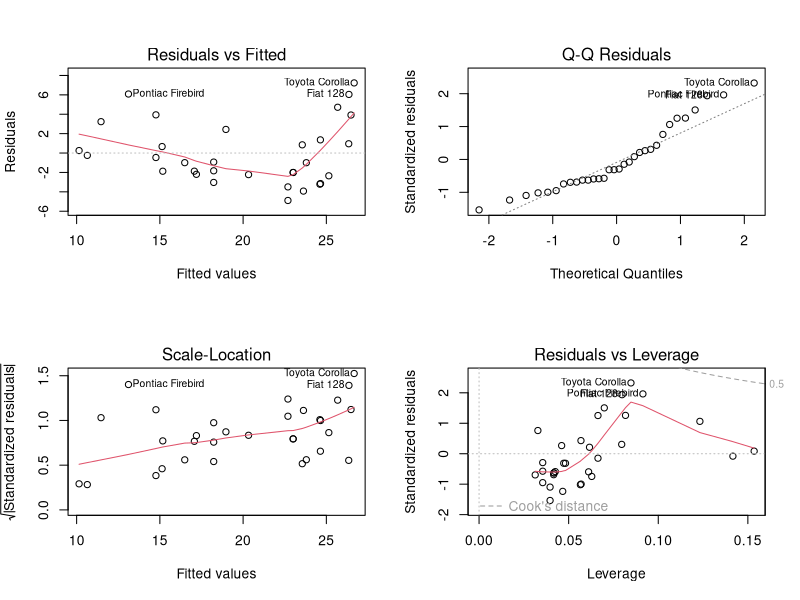
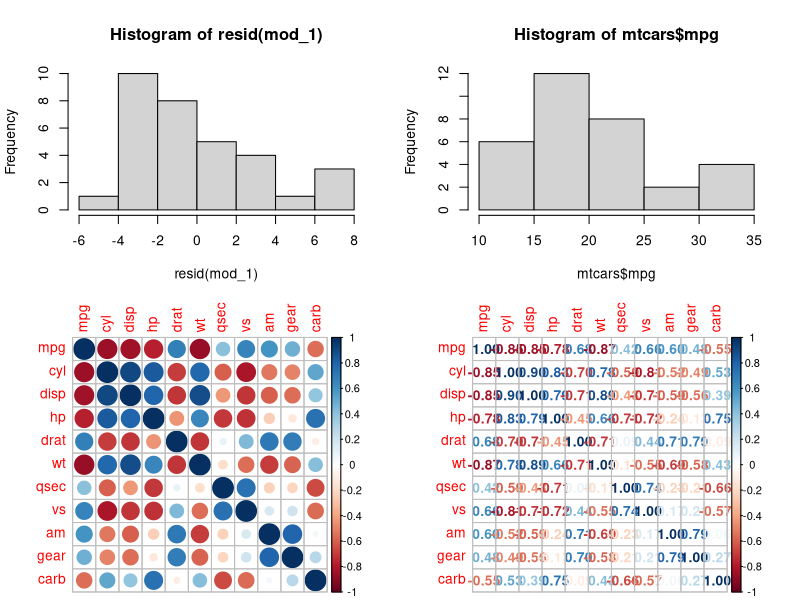
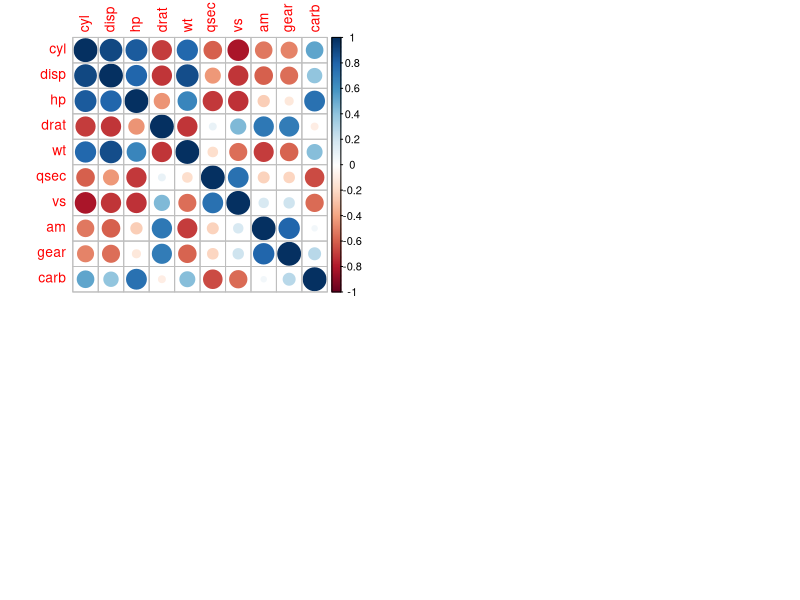
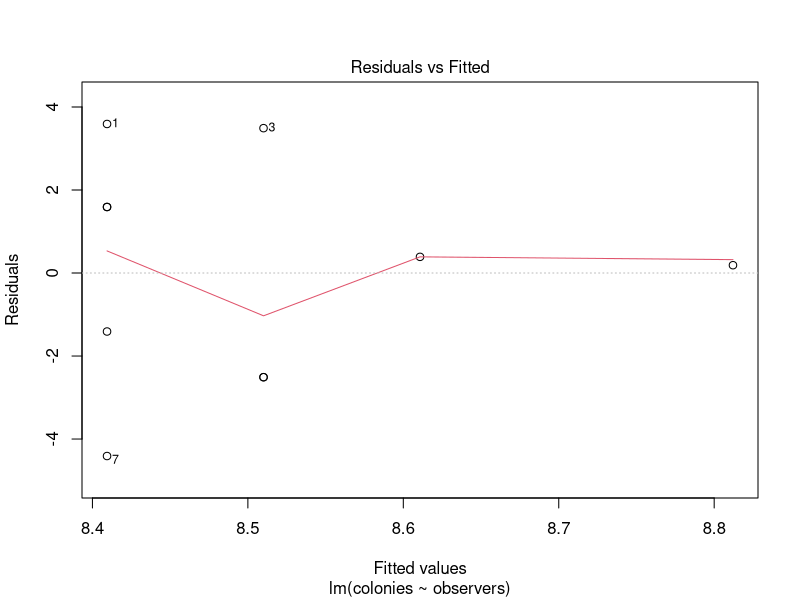
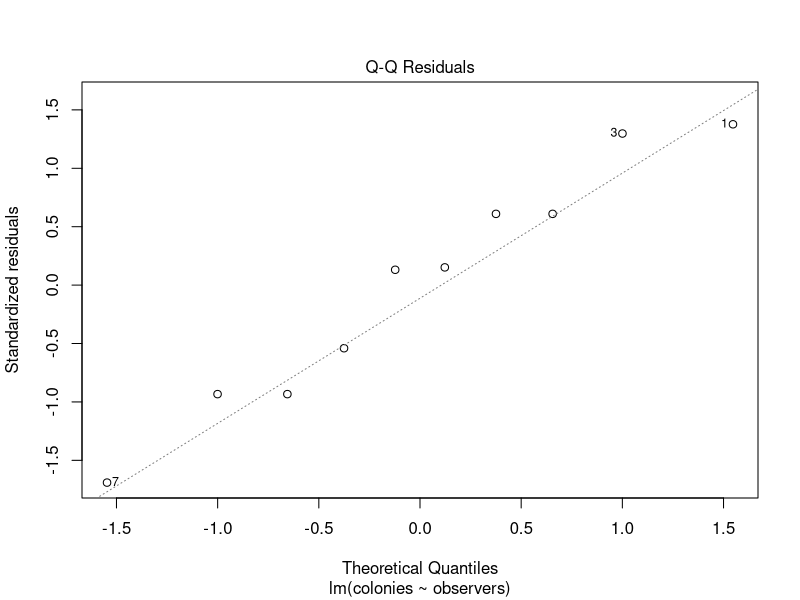
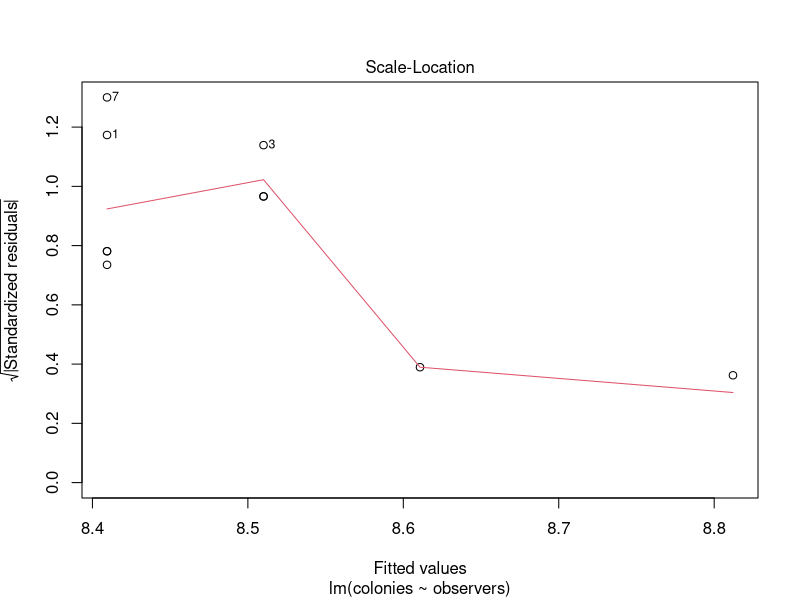
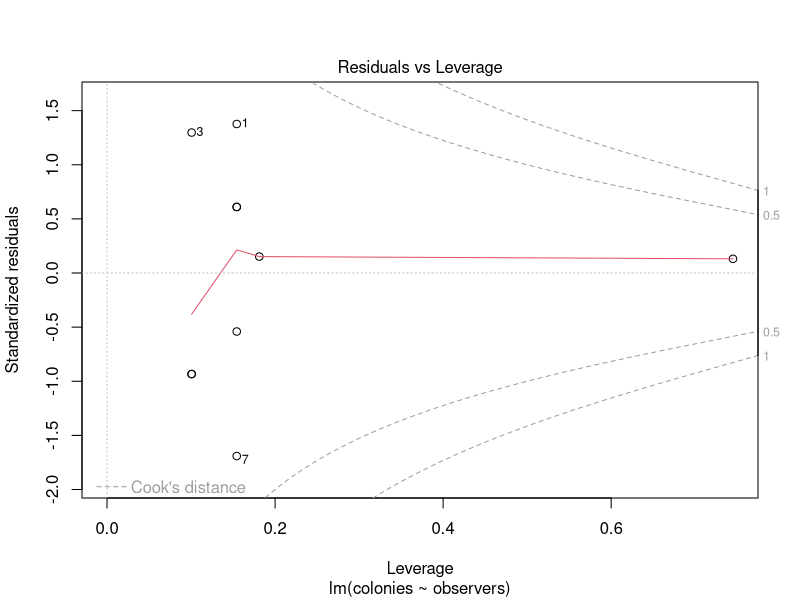

Here is the R script that generated these plots, in order: (Note: this script raises an error after producing the figures.)
rm(list=ls())

##linear models lecture##
##week 6###

###some data###
forest <- c(9, 6, 4, 6, 7, 10)
field  <- c(12, 9, 12, 10)
ants <- data.frame(
  place=rep(c("field","forest"),
            c(length(field), length(forest))),
  colonies=c(field,forest),
  observers=c(1,3,2,1,5,2,1,2,1,1)
)

## One-parameter variables
head(ants)

l1 <- lm(colonies~observers, data = ants)
lm(colonies~observers, data = ants)
summary(l1)
#[now write out equations]
# y (number of colonies) = ax +b
# y (number of colonies) = 0.1007x + 8.3087


##Diagnostic plots
## Diagnostic plots in code...

head(mtcars)

par(mfrow=c(2,2))  # set 2 rows and 2 column plot layout
#what is the influence of displacement on MPG?
mod_1 <- lm(mpg ~ disp, data=mtcars)  # linear model
plot(mod_1)

hist(resid(mod_1))
shapiro.test(resid(mod_1))
#null hypothesis is that the sample comes from a normally distributed population
#p < 0.05 is not normal
hist(mtcars$mpg)

## Correlation plots
##examine collinearity among variables
##which pairs are correlated?
library(car)
mod2 <- lm(mpg ~ ., data=mtcars)
summary(mod2)
#this says mpg by all vars

library(corrplot)
## corrplot 0.84 loaded
M <- cor(mtcars)
corrplot(M, method = "circle")
corrplot(M, method = "number")
corrplot(cor(mtcars[, -1])) #give me everything but what is being predicted (mpg)
#be careful with vars that are dark blue
#=> Interpreted from plot.
#=> Correlated pairs: 
#=> - disp, cyl, hp, wt
#=> - gear, am
#=> - hp, carb
#- dark blue = bad

dev.off()

## Basic tools
l2 <- lm(colonies~observers, data = ants)
summary(l2)
plot(l2)

#coefplot(l2)

## Multiple comparisons
forest <- c(9, 6, 4, 6, 7, 10)
field  <- c(12, 9, 12, 10)
playground <- c(1,0,3,2,1)
ants <- data.frame(
  place=rep(c("field","forest","playground"),
            c(length(field), length(forest),length(playground))),
  colonies=c(field,forest,playground)
)

ants

##check car package##Anova###
l2 = aov(colonies~place, data = ants);
summary(l2)
l2 = lm(colonies~place, data = ants);anova(l2)
summary(l2); l2

l2 = aov(colonies~place, data = ants);summary(l2)
TukeyHSD(l2)


library(multcomp)
ga = glht(l2, linfct = mcp(place = "Tukey"))
summary(ga)

## Plotting
summary(l2)
yhats=predict(l2,interval = "confidence")
#note this gives a value for each value of your existing dataset
?predict.lm
#can specificy newdata frame to predict
dat.new=expand.grid(place=c("playground","field","forest"))
#dat.new=data.frame(observers=seq(1:10))

yhats=predict(l2,newdata=dat.new,interval = "confidence")

##ggplot2##
head(mtcars)
library(ggplot2)
r=ggplot(data=mtcars, aes(x=wt, y=mpg))+ 
  geom_point()+
  stat_smooth(method = "lm")+
  theme_bw() + 
  theme(axis.title=element_text(size=20),axis.text=element_text(size=10),panel.grid = element_blank(), axis.line=element_line(),legend.position="top",legend.title=element_blank())
print(r)
